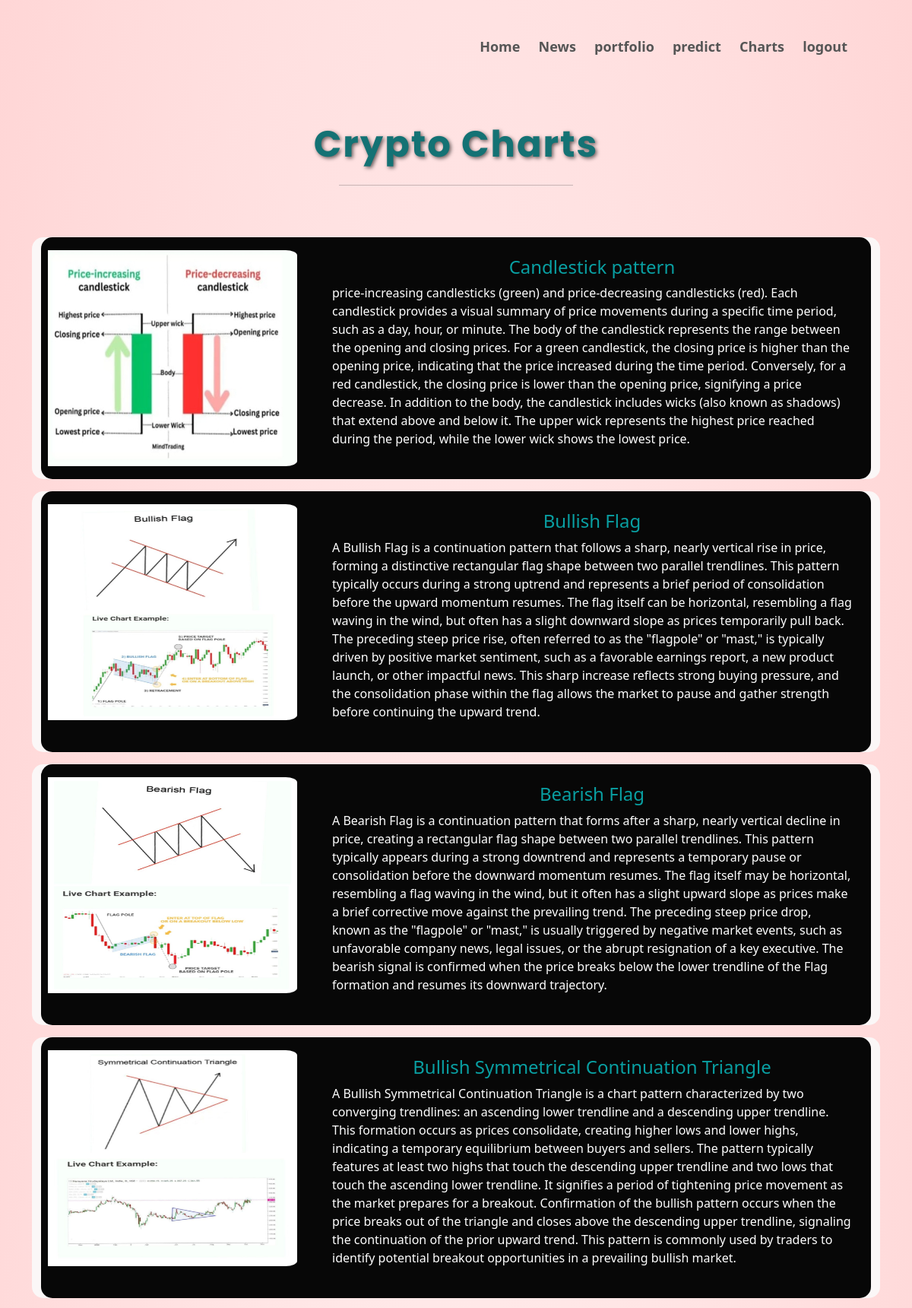
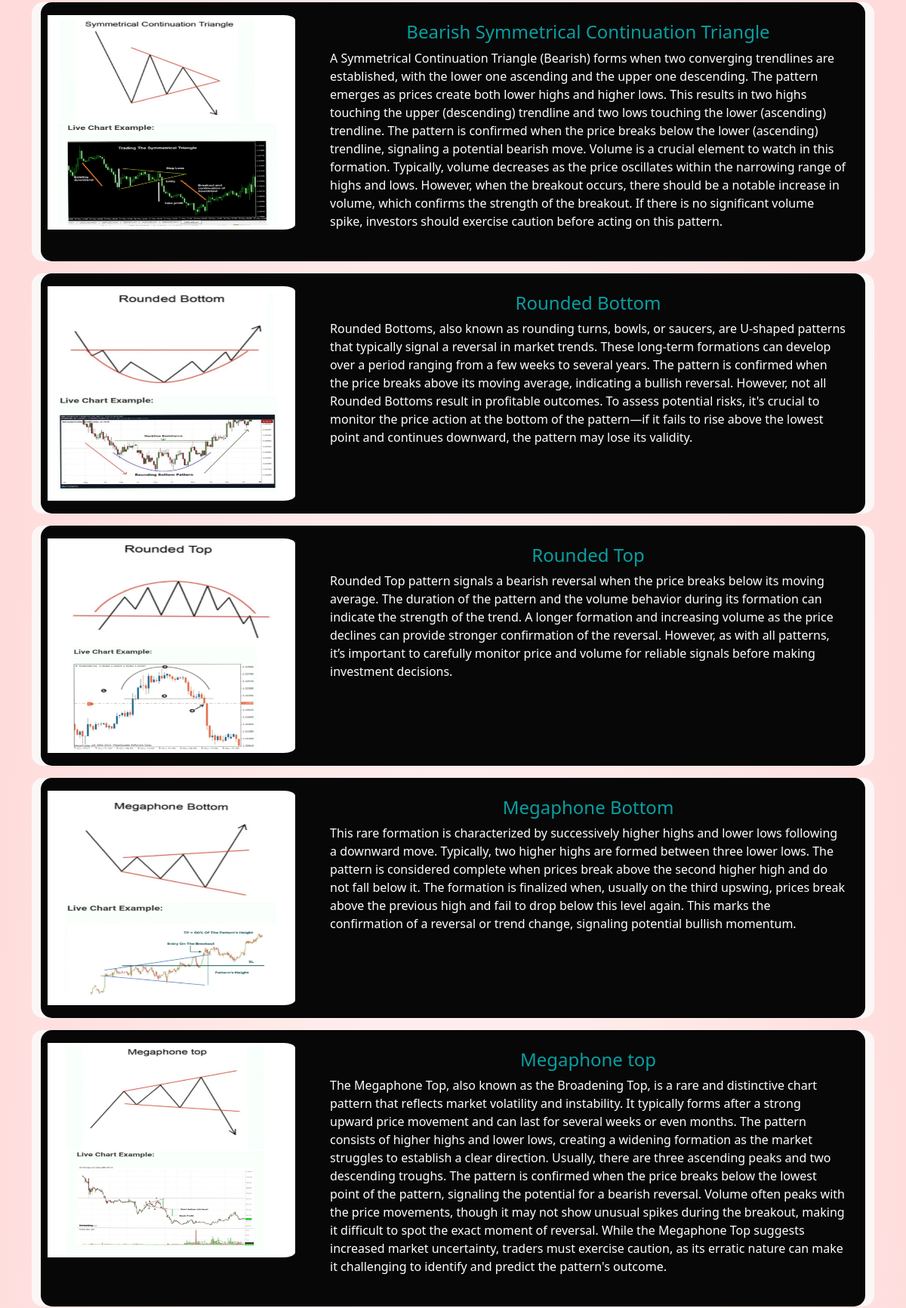
The app's page /chart/charts (signed in, upper part) with its own data (2 pictures, top to bottom).
### charts/models.py (models this page shows)
class chart(models.Model):
    title =models.CharField(max_length=100,null=False)
    description=models.TextField()
    image=models.ImageField(upload_to='media')
    priority=models.IntegerField(default=0)
    def __str__(self) -> str:
        return self.title

### charts/views.py (the view, shortened to what this page needs)
# urls.py: path('charts',views.charts,name='charts'),
@login_required(login_url='/account')
def charts(request):
    form = FeedbackForm()
    chart_list=chart.objects.order_by('-priority')
    print(chart_list)
    for i in chart_list:
        print(i.title)
    context={'chart' : chart_list , 'form' :form}
    return render(request, 'lchart.html',context)

### templates/lchart.html
{% extends 'blank.html' %}
{% block content %}
{% include 'chart.html' %}
{% endblock content %}

### templates/chart.html
{% load static %}
<div class="container">
  <div class="container-fluid" style="padding:20px; padding-top:30px">
    <div class="row justify-content-md-center">
      <div class="col-12 col-md-10 col-lg-8 col-xl-7 col-xxl-6">
        <h2 class="mb-4 display-5 text-center" id="h1heading">
          Crypto Charts
        </h2>
        <hr class="w-50 mx-auto mb-5 mb-xl-9 border-dark-subtle">
      </div>
    </div>
  </div>
  {% for list in chart %}
  <div class="container col-12 card-hover-effect" style="background-color:rgb(251, 247, 247); border-radius: 15px;">
    <div class="card mb-3 p-2" style="background-color:rgb(7, 7, 7); border-radius: 15px;">
      <div class="row g-0">
        <div class="col-4">
          <img src="{{ list.image.url}}" class="img-fluid rounded-start col-11 py-2"
               style="min-height:300px; max-height: 300px; max-width: 500px; border-radius: 15px;" alt="image missing">
        </div>
        <div class="col-md-8">
          <div class="card-body">
            <h4 class="card-title text-center" style="color:rgba(11, 239, 243, 0.659);"> {{list.title}}</h4>
            <p class="card-texts" style="color:white;">{{ list.description }}</p>
          </div>
        </div>
      </div>
    </div>
  </div>
  {% endfor %}
</div>

### static/style.css (style rules this page uses)
.card-hover-effect { transition: transform 0.3s, box-shadow 0.3s; }
#h1heading { font-family: 'Poppins', sans-serif; font-size: 3rem; font-weight: 700; color: rgb(20, 114, 116); letter-spacing: 2px; text-shadow: 2px 2px 5px rgba(0, 0, 0, 0.6); }

### records on screen
chart: image (picture), title "Candlestick pattern", description "price-increasing candlesticks (green) and price-decreasing candlesticks (red). Each candlestick provides a visual summary of price movements during a specific time period, such as a day, hour, or minute. The body of the candlestick represents the range between the opening and closing prices. For a green candlestick, the closing price is higher than the opening price, indicating that the price increased during the time period. Conversely, for a red candlestick, the closing price is lower than the opening price, signifying a price decrease. In addition to the body, the candlestick includes wicks (also known as shadows) that extend above and below it. The upper wick represents the highest…"
chart: image (picture), title "Bullish Flag", description "A Bullish Flag is a continuation pattern that follows a sharp, nearly vertical rise in price, forming a distinctive rectangular flag shape between two parallel trendlines. This pattern typically occurs during a strong uptrend and represents a brief period of consolidation before the upward momentum resumes. The flag itself can be horizontal, resembling a flag waving in the wind, but often has a slight downward slope as prices temporarily pull back. The preceding steep price rise, often referred to as the \"flagpole\" or \"mast,\" is typically driven by positive market sentiment, such as a favorable earnings report, a new product launch, or other impactful news. This sharp increase reflects…"
chart: image (picture), title "Bearish Flag", description "A Bearish Flag is a continuation pattern that forms after a sharp, nearly vertical decline in price, creating a rectangular flag shape between two parallel trendlines. This pattern typically appears during a strong downtrend and represents a temporary pause or consolidation before the downward momentum resumes. The flag itself may be horizontal, resembling a flag waving in the wind, but it often has a slight upward slope as prices make a brief corrective move against the prevailing trend. The preceding steep price drop, known as the \"flagpole\" or \"mast,\" is usually triggered by negative market events, such as unfavorable company news, legal issues, or the abrupt resignation of a key…"
chart: image (picture), title "Bullish Symmetrical Continuation Triangle", description "A Bullish Symmetrical Continuation Triangle is a chart pattern characterized by two converging trendlines: an ascending lower trendline and a descending upper trendline. This formation occurs as prices consolidate, creating higher lows and lower highs, indicating a temporary equilibrium between buyers and sellers. The pattern typically features at least two highs that touch the descending upper trendline and two lows that touch the ascending lower trendline. It signifies a period of tightening price movement as the market prepares for a breakout. Confirmation of the bullish pattern occurs when the price breaks out of the triangle and closes above the descending upper trendline, signaling…"
chart: image (picture), title "Bearish Symmetrical Continuation Triangle", description "A Symmetrical Continuation Triangle (Bearish) forms when two converging trendlines are established, with the lower one ascending and the upper one descending. The pattern emerges as prices create both lower highs and higher lows. This results in two highs touching the upper (descending) trendline and two lows touching the lower (ascending) trendline. The pattern is confirmed when the price breaks below the lower (ascending) trendline, signaling a potential bearish move. Volume is a crucial element to watch in this formation. Typically, volume decreases as the price oscillates within the narrowing range of highs and lows. However, when the breakout occurs, there should be a notable increase…"
chart: image (picture), title "Rounded Bottom", description "Rounded Bottoms, also known as rounding turns, bowls, or saucers, are U-shaped patterns that typically signal a reversal in market trends. These long-term formations can develop over a period ranging from a few weeks to several years. The pattern is confirmed when the price breaks above its moving average, indicating a bullish reversal. However, not all Rounded Bottoms result in profitable outcomes. To assess potential risks, it's crucial to monitor the price action at the bottom of the pattern—if it fails to rise above the lowest point and continues downward, the pattern may lose its validity."
chart: image (picture), title "Rounded Top", description "Rounded Top pattern signals a bearish reversal when the price breaks below its moving average. The duration of the pattern and the volume behavior during its formation can indicate the strength of the trend. A longer formation and increasing volume as the price declines can provide stronger confirmation of the reversal. However, as with all patterns, it’s important to carefully monitor price and volume for reliable signals before making investment decisions."
chart: image (picture), title "Megaphone Bottom", description "This rare formation is characterized by successively higher highs and lower lows following a downward move. Typically, two higher highs are formed between three lower lows. The pattern is considered complete when prices break above the second higher high and do not fall below it. The formation is finalized when, usually on the third upswing, prices break above the previous high and fail to drop below this level again. This marks the confirmation of a reversal or trend change, signaling potential bullish momentum."
chart: image (picture), title "Megaphone top", description "The Megaphone Top, also known as the Broadening Top, is a rare and distinctive chart pattern that reflects market volatility and instability. It typically forms after a strong upward price movement and can last for several weeks or even months. The pattern consists of higher highs and lower lows, creating a widening formation as the market struggles to establish a clear direction. Usually, there are three ascending peaks and two descending troughs. The pattern is confirmed when the price breaks below the lowest point of the pattern, signaling the potential for a bearish reversal. Volume often peaks with the price movements, though it may not show unusual spikes during the breakout, making…"
